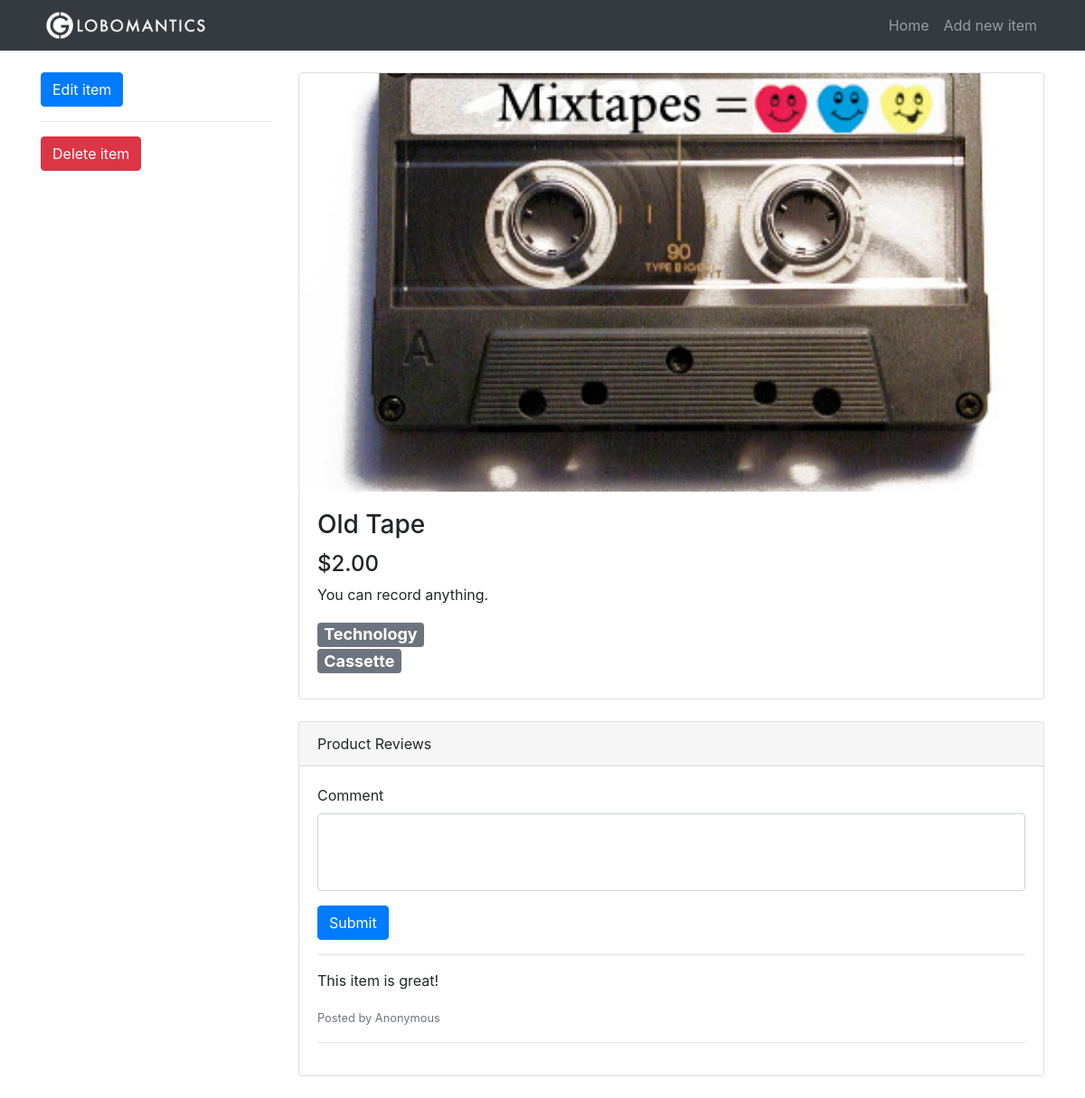
Page /item/1 on the committed database.
### tables this page shows
CREATE TABLE items(
                    id              INTEGER PRIMARY KEY AUTOINCREMENT,
                    title           TEXT,
                    description     TEXT,
                    price           REAL,
                    image           TEXT,
                    category_id     INTEGER,
                    subcategory_id  INTEGER,
                    FOREIGN KEY(category_id) REFERENCES categories(id),
                    FOREIGN KEY(subcategory_id) REFERENCES subcategories(id)
);

CREATE TABLE categories(
                    id              INTEGER PRIMARY KEY AUTOINCREMENT,
                    name            TEXT
);

CREATE TABLE subcategories(
                    id              INTEGER PRIMARY KEY AUTOINCREMENT,
                    name            TEXT,
                    category_id     INTEGER,
                    FOREIGN KEY(category_id) REFERENCES categories(id)
);

CREATE TABLE comments(
                    id              INTEGER PRIMARY KEY AUTOINCREMENT,
                    content         TEXT,
                    item_id         INTEGER,
                    FOREIGN KEY(item_id) REFERENCES items(id)
);

### app.py (the view)
@app.route("/item/<int:item_id>")
def item(item_id):
    c = get_db().cursor()
    item_from_db = c.execute("""SELECT
                   i.id, i.title, i.description, i.price, i.image, c.name, s.name
                   FROM
                   items AS i
                   INNER JOIN categories AS c ON i.category_id = c.id
                   INNER JOIN subcategories AS s ON i.subcategory_id = s.id
                   WHERE i.id = ?""",
                   (item_id,)
    )
    row = c.fetchone()
    try:
        item = {
            "id": row[0],
            "title": row[1],
            "description": row[2],
            "price": row[3],
            "image": row[4],
            "category": row[5],
            "subcategory": row[6]
        }
    except:
        item = {}
    if item:
        comments_from_db = c.execute("""SELECT content FROM comments
                    WHERE item_id = ? ORDER BY id DESC""",
                    (item_id,)
        )
        comments = []
        for row in comments_from_db:
            comment = {
                "content": row[0]
            }
            comments.append(comment)
        commentForm    = NewCommentForm()
        commentForm.item_id.data = item_id
        deleteItemForm = DeleteItemForm()
        return render_template("item.html", commentForm=commentForm, item=item, comments=comments, deleteItemForm=deleteItemForm)
    return redirect(url_for("home"))

### app.py
class NewCommentForm(FlaskForm):
    content = TextAreaField("Comment", validators=[InputRequired("Input is required."), DataRequired("Data is required.")])
    item_id = HiddenField(validators=[DataRequired()])
    submit  = SubmitField("Submit")

class DeleteItemForm(FlaskForm):
    submit      = SubmitField("Delete item")

### app.py (called while the page is built)
def get_db():
    db = getattr(g, "_database", None)
    if db is None:
        db = g._database = sqlite3.connect("db/globomantics.db")
    return db

@app.teardown_appcontext
def close_connection(exception):
    db = getattr(g, "_database", None)
    if db is not None:
        db.close()

### templates/item.html (shortened to what this page needs)
{% extends 'base.html' %}
{% block content %}
<div class="row">
  <div class="col-lg-3 my-4">
    <a href="{{ url_for('edit_item', item_id=item.id) }}" class="btn btn-primary">Edit item</a><hr>
    <form class="delete-form" method="POST" action="{{ url_for('delete_item', item_id=item.id) }}">
      {{ deleteItemForm.submit(class="btn btn-danger", onclick="return confirm('Are you sure you want to delete this item?');") }}
    </form>
  </div>
  <div class="col-lg-9">
    <div class="card mt-4">
      <div class="embed-responsive embed-responsive-16by9">
        <img class="card-img-top embed-responsive-item" src="{% if item.image %}{{ url_for('uploads', filename=item.image) }}{% else %}{{ url_for('static', filename='images/placeholder.png') }}{% endif %}">
      </div>
      <div class="card-body">
        <h3 class="card-title">{{ item.title }}</h3>
        <h4>{{ "$%.2f" | format(item.price) }}</h4>
        <p class="card-text">{{ item.description | safe }}</p>
        <h4>
          <div class="badge badge-secondary">{{ item.category }}</div> <br>
          <div class="badge badge-secondary">{{ item.subcategory }}</div>
        </h4>
      </div>
    </div>
    <div class="card card-outline-secondary my-4">
      <div class="card-header">
        Product Reviews
      </div>
      <div class="card-body">
        <form class="comment-form" action="{{ url_for('new_comment') }}" method="POST">
            <div class="form-group">
                {{ commentForm.content.label }}
                {{ commentForm.content(class="form-control", rows="3") }}
            </div>
            {{ commentForm.submit(class="btn btn-primary") }}
        </form>
        <hr>
        {% if comments %}
        {% for comment in comments %}
        <p>{{ comment.content }}</p>
        <small class="text-muted">Posted by Anonymous</small>
        <hr>
        {% endfor %}
        {% else %}
        <p class="placeholder-comment">Be the first to comment on this item</p>
        {% endif %}
      </div>
    </div>
  </div>
</div>
{% endblock %}

### static/css/style.css (style rules this page uses)
body { padding-top: 56px; }
.card-img-top { object-fit: cover; }
textarea { resize: none; }
.delete-form { display: inline; }
#content:invalid { box-shadow:none; }

### rows in the picture
items: image (picture), title "Old Tape", price "$2.00", description "You can record anything."
categories: category "Technology"
subcategories: subcategory "Cassette"
comments: content "This item is great!"

### other values in the picture
{{ commentForm.content.label }} "Comment"
